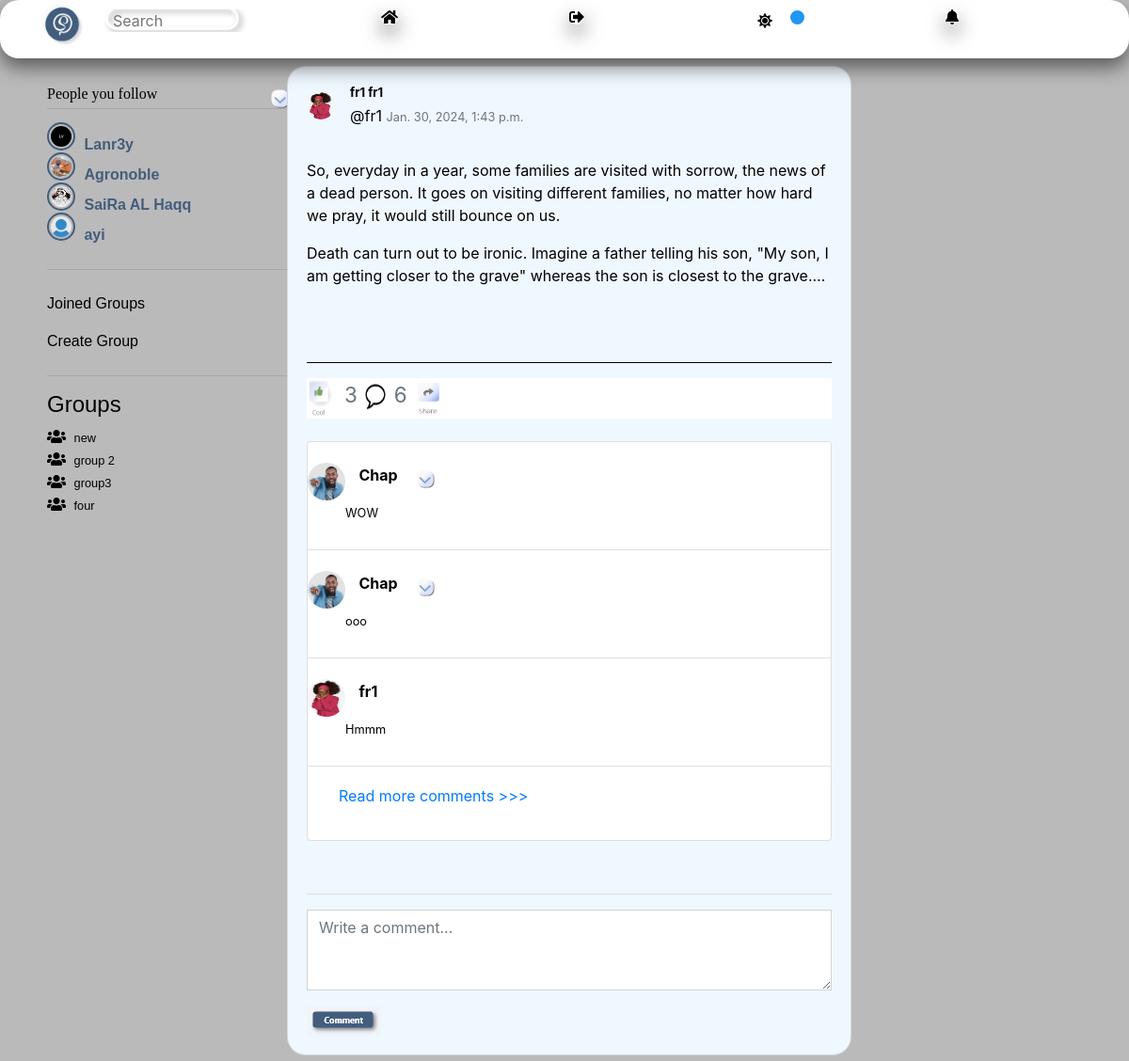
Page /post_content/197 (signed in) on the earlier database version.
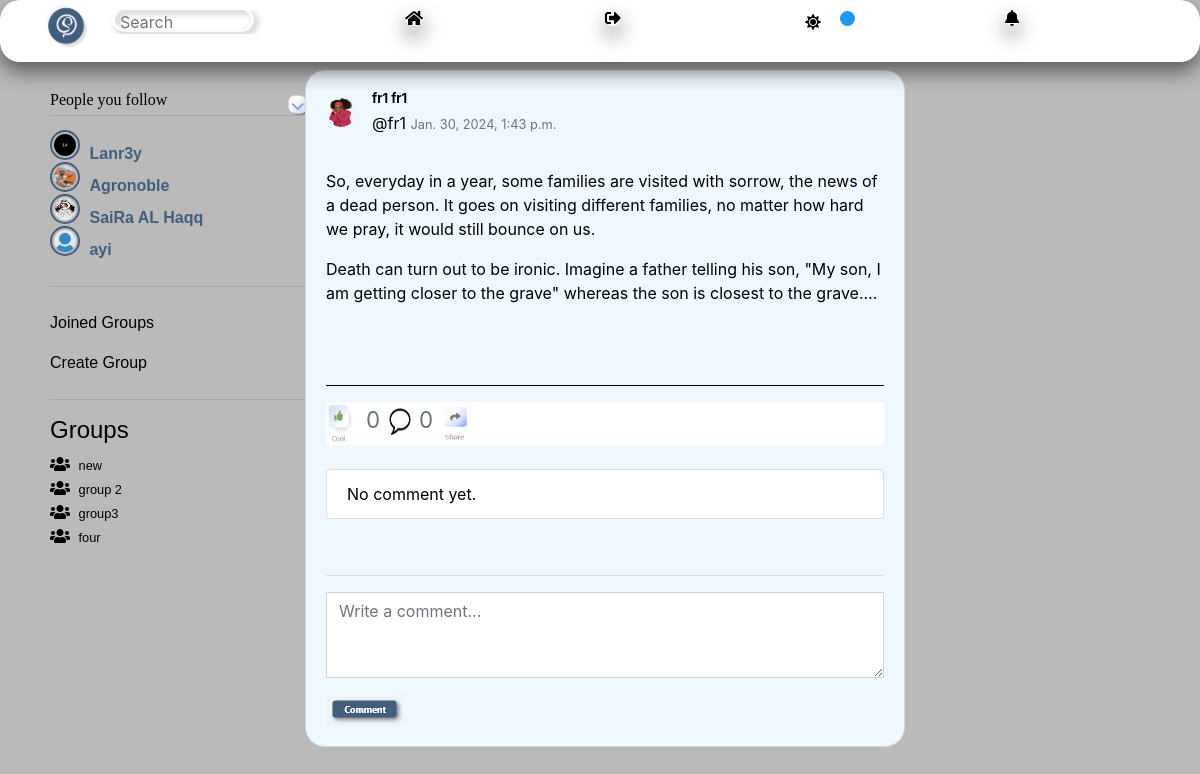
Same page on the later database version.
### network/models.py (models this page shows, shortened)
class User(AbstractUser):
    profile_pics = models.ImageField(upload_to='profile_pics/', null=True, blank=True)
    phone_number = models.CharField(max_length=20, null=True, blank=True)
    about = models.TextField(null=True, blank=True)

class Group(models.Model):
    name = models.CharField(max_length=100)  # Default value for 'name'
    description = models.TextField(blank=True, null=True,)  # Default value for 'description'
    creator = models.ForeignKey(User, on_delete=models.CASCADE)
    members = models.ManyToManyField(User, related_name='group_members')

class Post(models.Model):
    user = models.ForeignKey(User, on_delete=models.CASCADE, blank=True, null=True, related_name="post_user")
    postContent = models.TextField(blank=True)
    timestamp = models.DateTimeField(auto_now_add=True)

class Comment(models.Model):
    author = models.ForeignKey(User, on_delete=models.CASCADE, blank=True, null=True, related_name="userComment")
    post = models.ForeignKey(Post, on_delete=models.CASCADE, blank=True, null=True, related_name="postComment")
    message = models.CharField(max_length=10000)

### network/views.py (the view)
# urls.py: path("post_content/<int:post_id>", views.post_content, name="post_content"),
def post_content(request, post_id):
    if not request.user.is_authenticated:
        return render(request, "network/error.html")
    post = Post.objects.get(pk=post_id)
    allComments = Comment.objects.filter(post=post)
    user = request.user
    return render(request, "network/post_content.html", {
        "posts": post,
        "allComments": allComments,
    })

### network/custom_context_processors.py (called while the page is built)
def my_groups_and_joined(request):
    if request.user.is_authenticated:
        my_groups = Group.objects.filter(creator=request.user)
        groups_i_joined = request.user.group_members.all()
    else:
        my_groups = []
        groups_i_joined = []
    return {
        'my_groups': my_groups,
        'groups_i_joined': groups_i_joined,
    }

### network/templatetags/my_filters.py (called while the page is built)
@register.filter
def split_paragraphs(value):
    return value.split('\n')

### network/templates/network/post_content.html (shortened to what this page needs)
{% extends "network/layout.html" %}
{% load custom_tags %}
{% load my_filters %}
{% load static %}
{% block body %}
{% include 'network/left-sidebar.html' %}
<div class="container" style="margin-top: 60px;">
<div class="contnt" style="width: 500%;">
  <div class="post">
  <div class="card post-card">
    <div class="card-body">
      <div class="d-flex align-items-center">
        {% if posts.user.profile_pics %}
      <a href="{% url 'profile' user_id=posts.user.id %}">
        <img src="{{ posts.user.profile_pics.url }}" class="rounded-circle" width="30" height="30">
      </a>
      {% else %}
      <a href="{% url 'profile' user_id=posts.user.id %}">
        <img src="/media/post_image/nodp.jpg" class="rounded-circle" width="30" height="30">
      </a>
      {% endif %}
        <div class="ml-3">
          <h5 class="card-title mb-1">
          <a class="card-titl" style="text-decoration: none;" href="{% url 'profile' user_id=posts.user.id %}">{{posts.user.first_name}} {{posts.user.last_name}}
          </h5>
          <div class="m-0">
            {% if posts.user.username|length > 15 %}
            <p>@{{posts.user.username | slice:":15"}}...</p>
            {% else %}
            <p>@{{posts.user.username}} <small class="text-muted">{{ posts.timestamp }}</small> </p>
            {% endif %}
        </div>
        </div>
          </div>
          <br>
          <br>
      <div class="card-text" id="content_{{ posts.id }}">
        {% for paragraph in posts.postContent|split_paragraphs %}
        <p>{{ paragraph|urlize }}</p>
        {% endfor %}
      {% include 'network/likes.html' %}
<br>
      {% include 'network/comments.html' %}
    {% include "network/share.html" %}
  </div>
{% endblock %}

### network/templates/network/left-sidebar.html (shortened to what this page needs)
    <div class="container">
        <div class="left-sidebar-items times-roman-font" id="sidebar">
            <ul class="navbar-nav ml-auto">
                {% if user.is_authenticated %}
                <li class="nav-item">
                  <div class="times-roman-font" style="display: flex; align-items: center;">
                    <h6>People you follow </h6>
                    <a href="{% url 'myfollowing' %}">
                    <img src="/media/post_image/seemore.png" style="margin-left: 120px; vertical-align: middle;">
                  </a>
                  </div>
                </li>
               <hr style="margin-top: -2px;">
               <li class="nav-item">
    <div class="sidebar-following">
      <div style="margin-top: 10px;" class="followed-sers">
        {% if users_i_follow %}
            {% for user_followed in users_i_follow|slice:":9" %}
                {% if user_followed.profile_pics %}
                    <a href="{% url 'profile' user_followed.id %}" class="d-block mb-2">
                        <img style="border: 2px solid #435D7D; padding: 2px;" src="{{ user_followed.profile_pics.url }}" alt="{{ user_followed.following.username }}" class="rounded-circle" width="30" height="30">
                        <strong s style="color: #435D7D; padding: 5px;"> {{ user_followed.username }}</strong>
                    </a>
                {% else %}
                    <a href="{% url 'profile' user_followed.id %}" class="d-block mb-2">
                        <img style="border: 2px solid #435D7D; padding: 2px;" src="media/post_image/nodp.jpg" alt="{{ user_followed.username }}" class="rounded-circle" width="30" height="30">
                        <strong s style="color: #435D7D; padding: 5px;"> {{ user_followed.username }}</strong>
                    </a>
                {% endif %}
            {% endfor %}
        {% else %}
            <p>Ussers you follow and are not following you will appear here</p>
        {% endif %}
    </div>
    </div>
</li>
            <hr>
                <li class="nav-item">
                <a class="nav-link" id="groups-i-joined-btn" href="#">Joined Groups</a>
                </li>
                <li class="nav-item">
                    <a class="nav-link" href="{% url 'create_group' %}">Create Group</a>
                </li>
                <hr>
                <div class="sidebar-groups">
                  <h4>Groups</h4>
                  {% if groups_i_joined %}
                      <ul style="list-style-type: none; padding: 0; margin: 0;">
                          {% for group in groups_i_joined %}
                          <a href="{% url 'group_detail' group.id %}">
                              <li><i class="fas fa-users" style="margin-right: 5px;"></i><small>  {{ group.name | truncatechars:20 }} </small></li>
                            </a>
                          {% endfor %}
                      </ul>
                  {% else %}
                      <small>No group joined yet.</small>
                  {% endif %}
              </div>
              {% endif %}
            </ul>
        </div>
    </div>

### network/templates/network/likes.html (shortened to what this page needs)
{% load custom_tags %}
{% load my_filters %}
{% load static %}
<br>
<br>
<hr style="border-color: black;">
    <div class="horizontal-container">
      <div class="">
        <button class="like-btn" data-post-id="{{ posts.id }}" style="background: none; border: none; padding: 0; width: 30px; height: 40px;">
          <img src="/media/post_image/cool.png" width="100%" height="100%" alt="reaction-button" title="reaction">
        </button>
      </div>
  {% with total_count=posts.postLove.count|add:posts.postHaha.count|add:posts.postSad.count|add:posts.postShock.count|add:posts.post_like.count %}
  <h3 onclick="opensModal('{{ posts.id }}')">
    <small class="text-muted" style="color: black;">{{ total_count }}</small>
    <button style="background: none; border: none; padding: 0; width: 24px; height: 35px;">
      <img src="/media/post_image/com.png" width="100%" height="100%" alt="Comment" title="Comment">
    </button>
     <small class="text-muted">{{ posts.postComment.count }}</small>
  </h3>
  <button style="background: none; border: none; padding: 0; width: 24px; height: 35px;" onclick="share({{ posts.id }})">
    <img src="/media/post_image/share.png" width="100%" height="100%" alt="Share" title="Share">
  </button>
{% endwith %}
    </div>

### network/templates/network/comments.html (shortened to what this page needs)
{% load custom_tags %}
{% load my_filters %}
{% load static %}
<ul class="list-grup" id="comment-list-{{ posts.id }}">
  {% for comment in posts.postComment.all|slice:":3" %}
    <li class="list-group-item">
     <div>
      {% if comment.author.profile_pics %}
      <a href="{% url 'profile' user_id=comment.author.id %}">
        <img src="{{ comment.author.profile_pics.url }}" class="rounded-circle" width="40" height="40" style="margin-left: -20px; margin-top: 10px;">
      </a>
      {% else %}
      <a href="{% url 'profile' user_id=comment.author.id %}">
        <img src="/media/post_image/nodp.jpg" class="rounded-circle" width="20" height="20" style="margin-left: -20px;">
      </a>
      {% endif %}
      <strong style="margin-left: 10px;"><a href="{% url 'profile' user_id=comment.author.id %}">{{ comment.author.username }}</a></strong>
        {% if request.user == comment.author or request.user == posts.user %}
        {% include 'network/delete-comment.html' %}</div>
        {% endif %}
      <div id="content_{{ comment.id }}">
        {% for paragraph in comment.message|split_paragraphs|slice:":3" %}
          <p style="margin-left: 20px;"><small>{{ paragraph|urlize }}</small></p>
        {% endfor %}
      </div>
    </li>
  {% empty %}
    <li class="list-group-item">No comment yet.</li>
  {% endfor %}
  {% if posts.postComment.all|length > 3 %}
  <li class="list-group-item">
    <a href="{% url 'post_content' post_id=posts.id %}">
      <p class="btn btn-link read-more" data-post="{{ posts.id }}">Read more comments >>></p>
    </a>
  </li>
  {% endif %}
</ul>
<br>
<hr>
{% if user.is_authenticated %}
<div class="form-group">
  <span class="comment-field">
    <textarea type="text" id="new-comment-{{ posts.id }}" name="newComment" class="form-control rounded-0 shadow-none" rows="3" placeholder="Write a comment..."></textarea>
  </span>
</div>
<span class="btn-comment">
  <button style="border: none;" class="submit-button" type="button" onclick="commentAdd({{ posts.id }})">
    <img src="/media/post_image/comment-icon.png">
  </button>
</span>
{% endif %}

### network/templates/network/delete-comment.html (shortened to what this page needs)
<button onclick="openModal('deleteModal-{{ comment.id }}')" style="width: 50px; padding: 2px 5px; font-size: 8px; border: none; background: none;">
    <img src="media/post_image/seemore.png">
</button>

Differences in the rows shown:
removed Comment: author.profile_pics (picture), author.username "Chap", message "WOW"
removed Comment: author.profile_pics (picture), author.username "Chap", message "ooo"
removed Comment: author.profile_pics (picture), author.username "fr1", message "Hmmm"
computed for Post "fr1": postComment.count "6" → "0"
Other differences:
{{ total_count }}: "3" → "0"
text no longer shown: "Read more comments >>>"
text now shown: "No comment yet."
